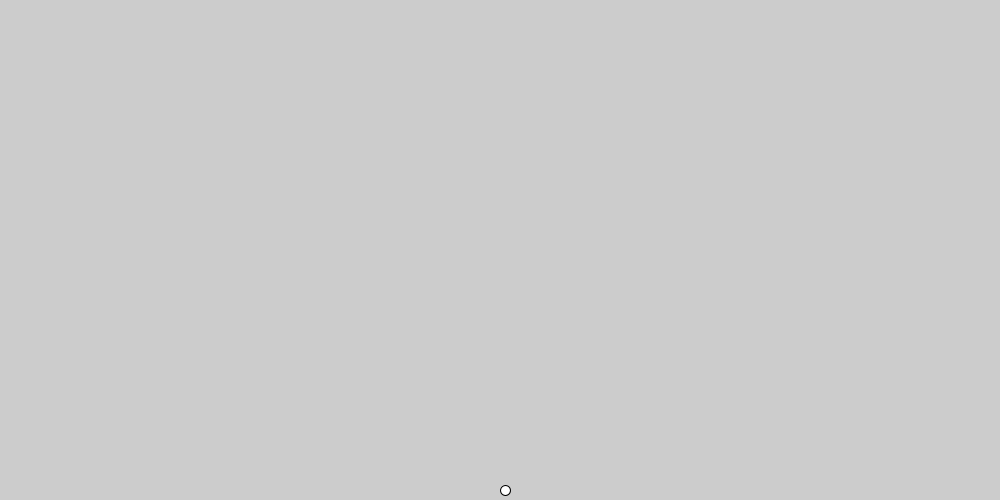
Frame 1 (no input)
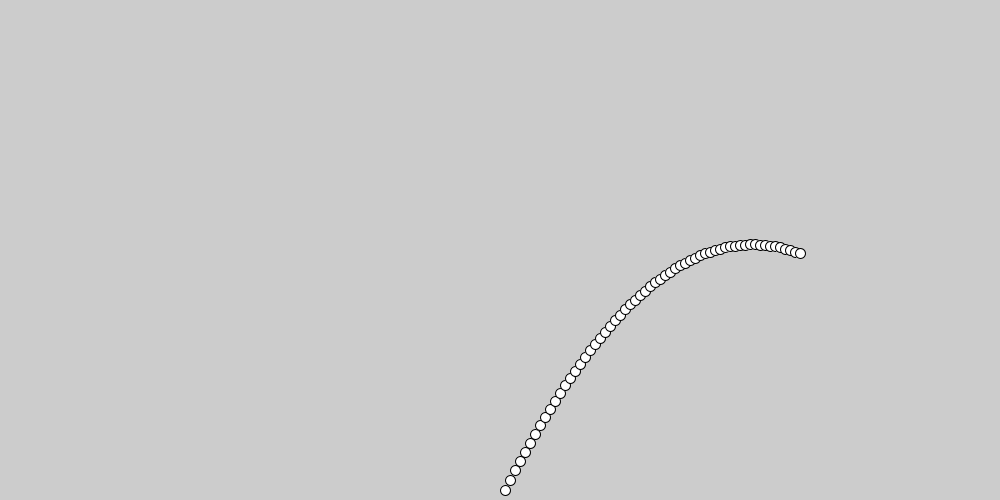
Frame 60 (the mouse pressed at the canvas centre just before this capture)
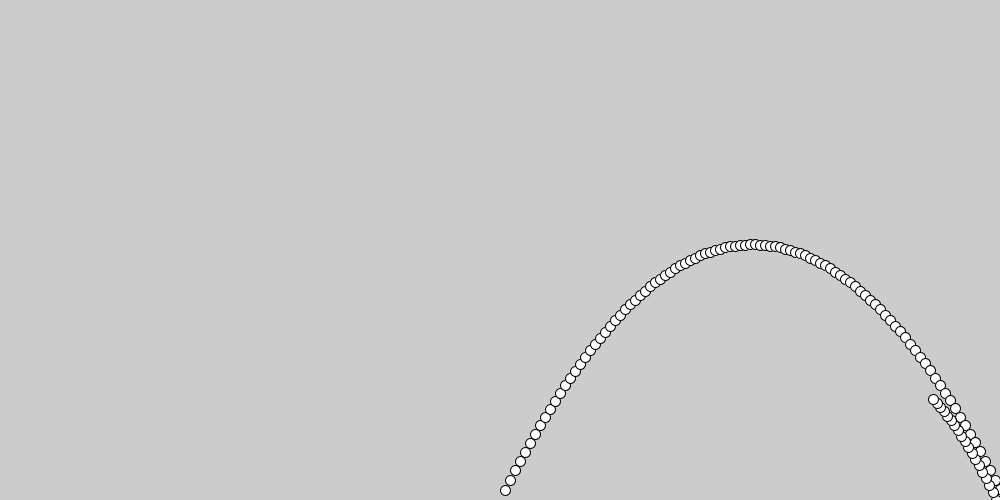
Frame 120 (the mouse held since frame 60 and released just before this capture)

The Processing sketch that drew these frames (run headless with seeded random() and noise(); from frame 60 on, the mouse is pressed at the canvas centre):

// Processing sketch: processing_147818
// ── processing_147818.pde

particle p;// = new particle[];
float g= 0.2;


void setup()
{
  size(1000,500);
  p = new particle(width/2, height, 5, -10 );
}

void draw ()
{
  p.move();
  p.draw();
}
class particle 
{
  float x,y;
  float v_x, v_y;
  
  particle(float initx, float inity, float initv_x, float initv_y)
  {
    x =initx;      y = inity;
    v_x = initv_x; v_y = initv_y;
  }
  
  void draw() {
    ellipse(x,y,10,10);
  }
  
  void move()
  {
    x +=v_x;      y +=v_y;
    v_y+= g;
    
    if( y>height ) { y=height; v_y *= -0.7; }
    if( y<0      ) { y=0;      v_y *= -0.7; }
    if( x>width  ) {x=width;   v_x *= -0.7; }
    if( x<0      ) {x=0;       v_x *= -0.7; }
  }
}
